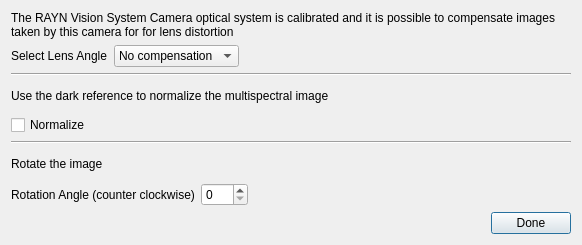
<?xml version="1.0" encoding="UTF-8"?>
<ui version="4.0">
 <class>ImageOptionDialog</class>
 <widget class="QDialog" name="ImageOptionDialog">
  <property name="windowModality">
   <enum>Qt::NonModal</enum>
  </property>
  <property name="geometry">
   <rect>
    <x>0</x>
    <y>0</y>
    <width>582</width>
    <height>245</height>
   </rect>
  </property>
  <property name="windowTitle">
   <string>Image Options</string>
  </property>
  <property name="modal">
   <bool>true</bool>
  </property>
  <layout class="QGridLayout" name="gridLayout_2">
   <item row="0" column="0">
    <layout class="QGridLayout" name="gridLayout" columnstretch="0">
     <item row="5" column="0">
      <widget class="QCheckBox" name="normalize_checkbox">
       <property name="text">
        <string>Normalize</string>
       </property>
      </widget>
     </item>
     <item row="7" column="0">
      <widget class="QLabel" name="label_6">
       <property name="text">
        <string>Rotate the image</string>
       </property>
      </widget>
     </item>
     <item row="1" column="0">
      <layout class="QHBoxLayout" name="horizontalLayout_7">
       <item>
        <widget class="QLabel" name="label_4">
         <property name="text">
          <string>Select Lens Angle</string>
         </property>
        </widget>
       </item>
       <item>
        <widget class="QComboBox" name="lens_angle_combobox">
         <property name="maximumSize">
          <size>
           <width>150</width>
           <height>16777215</height>
          </size>
         </property>
         <item>
          <property name="text">
           <string>No compensation</string>
          </property>
         </item>
         <item>
          <property name="text">
           <string>60°</string>
          </property>
         </item>
         <item>
          <property name="text">
           <string>120° (legacy)</string>
          </property>
         </item>
        </widget>
       </item>
       <item>
        <spacer name="horizontalSpacer">
         <property name="orientation">
          <enum>Qt::Horizontal</enum>
         </property>
         <property name="sizeHint" stdset="0">
          <size>
           <width>40</width>
           <height>20</height>
          </size>
         </property>
        </spacer>
       </item>
      </layout>
     </item>
     <item row="3" column="0">
      <widget class="Line" name="line">
       <property name="orientation">
        <enum>Qt::Horizontal</enum>
       </property>
      </widget>
     </item>
     <item row="6" column="0">
      <widget class="Line" name="line_2">
       <property name="orientation">
        <enum>Qt::Horizontal</enum>
       </property>
      </widget>
     </item>
     <item row="4" column="0">
      <widget class="QLabel" name="label_2">
       <property name="text">
        <string>Use the dark reference to normalize the multispectral image</string>
       </property>
      </widget>
     </item>
     <item row="0" column="0">
      <widget class="QLabel" name="label">
       <property name="text">
        <string>The RAYN Vision System Camera optical system is calibrated and it is possible to compensate images taken by this camera for for lens distortion</string>
       </property>
       <property name="alignment">
        <set>Qt::AlignLeading|Qt::AlignLeft|Qt::AlignTop</set>
       </property>
       <property name="wordWrap">
        <bool>true</bool>
       </property>
      </widget>
     </item>
     <item row="9" column="0">
      <layout class="QHBoxLayout" name="horizontalLayout">
       <item>
        <widget class="QLabel" name="label_5">
         <property name="text">
          <string>Rotation Angle (counter clockwise)</string>
         </property>
        </widget>
       </item>
       <item>
        <widget class="QSpinBox" name="rotation_spinbox">
         <property name="maximum">
          <number>359</number>
         </property>
         <property name="singleStep">
          <number>1</number>
         </property>
        </widget>
       </item>
       <item>
        <spacer name="horizontalSpacer_3">
         <property name="orientation">
          <enum>Qt::Horizontal</enum>
         </property>
         <property name="sizeHint" stdset="0">
          <size>
           <width>40</width>
           <height>20</height>
          </size>
         </property>
        </spacer>
       </item>
      </layout>
     </item>
    </layout>
   </item>
   <item row="2" column="0">
    <layout class="QHBoxLayout" name="horizontalLayout_3">
     <item>
      <spacer name="horizontalSpacer_2">
       <property name="orientation">
        <enum>Qt::Horizontal</enum>
       </property>
       <property name="sizeHint" stdset="0">
        <size>
         <width>40</width>
         <height>20</height>
        </size>
       </property>
      </spacer>
     </item>
     <item>
      <widget class="QPushButton" name="done_button">
       <property name="text">
        <string>Done</string>
       </property>
       <property name="default">
        <bool>true</bool>
       </property>
      </widget>
     </item>
    </layout>
   </item>
  </layout>
 </widget>
 <resources/>
 <connections/>
</ui>
